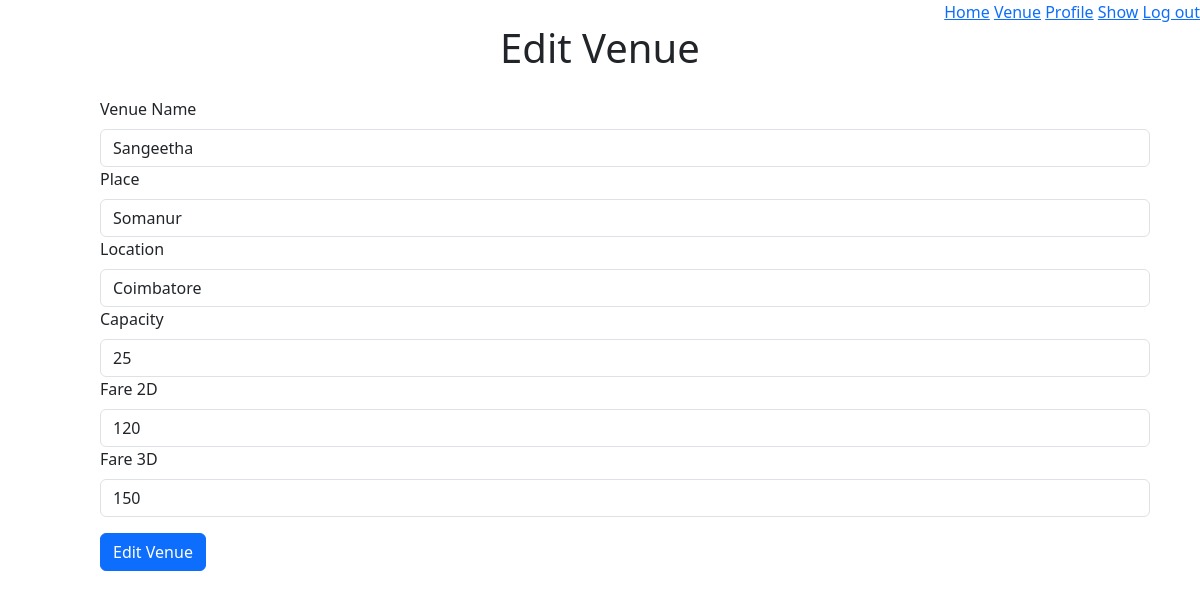
The app's page /admin/1/venue/1/edit, older data.
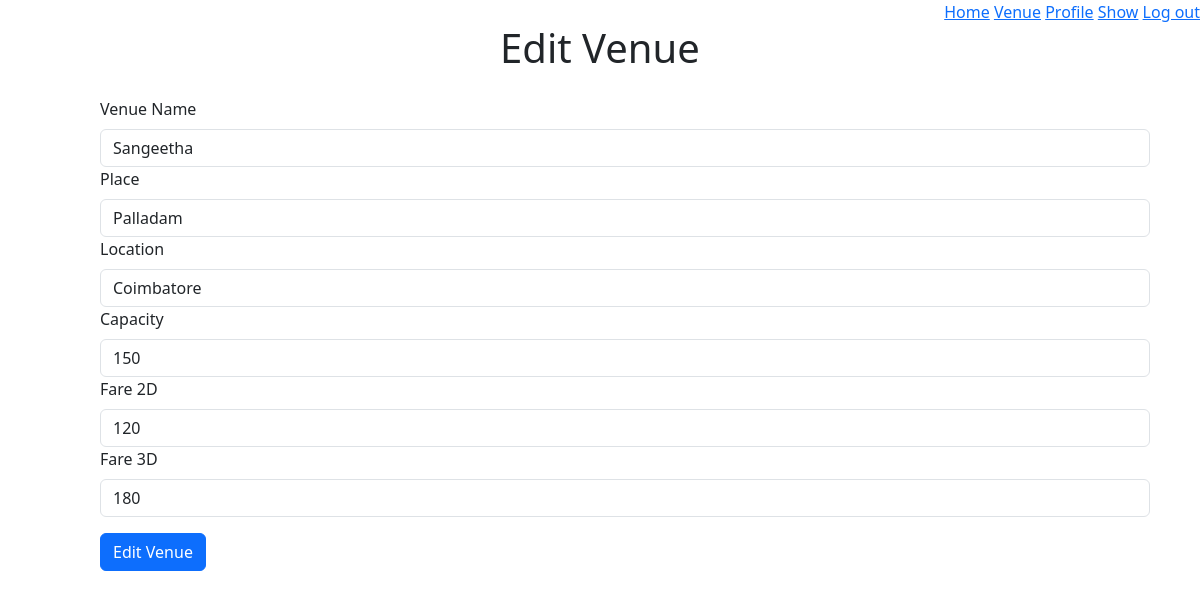
The same page, newer data.
### models/module.py (models this page shows)
class Venue(db.Model):
    venue_id = db.Column(db.Integer, autoincrement=True, primary_key=True)
    venue_name = db.Column(db.String(), nullable=False)
    place = db.Column(db.String(), nullable=False)
    location = db.Column(db.String())
    max_capacity = db.Column(db.Integer, nullable=False)
    fare2D = db.Column(db.Integer, nullable=False)
    fare3D = db.Column(db.Integer, nullable=False)
    venueShows = db.relationship("Show",
                                 backref="venues",
                                 secondary="show_venue")

### application/controllers/venueAdmin.py (the view, shortened to what this page needs)
@app.route("/admin/<int:a_id>/venue/<int:venueId>/edit",
           methods={"GET", "POST"})
def editVenue(a_id, venueId):
    currentVenue = Venue.query.get(venueId)
    return render_template("createVenue.html",
                           adminId=a_id,
                           venue=currentVenue)

### templates/createVenue.html (shortened to what this page needs)
<!DOCTYPE html>
<html>
<head>
    <link href="https://cdn.jsdelivr.net/npm/bootstrap@5.3.0-alpha1/dist/css/bootstrap.min.css" rel="stylesheet"
>
</head>
<body>
    <div style="text-align: right;">
        <a href="/admin/{{adminId}}/home">Home</a>
        <a href="/admin/{{adminId}}/venue">Venue</a>
        <a href="/admin/{{adminId}}/profile">Profile</a>
        <a href="/admin/{{adminId}}/show">Show</a>
        <a href="/admin/login">Log out</a>
    </div>
    {% if not venue.venue_name%}
    <h1 style="text-align:center">Create New Venue</h1>
    {%else%}
    <h1 style="text-align:center">Edit Venue</h1>
    {% endif%}
    <form method="POST" id="createvenue">
        <div class="mb-3">
            <label for="name" class="form-label">Venue Name</label>
            {% if error %}
            <input type="text" class="form-control" name="venue_name" value="" required>
            {%else%}
            <input type="text" class="form-control" name="venue_name" value="{{venue.venue_name}}" required>
            {% endif%}
            <label for="place" class="form-label">Place</label>
            <input type="text" class="form-control" name="place" value="{{venue.place}}">
            <label for="location" class="form-label">Location</label>
            <input type="text" class="form-control" name="location" value="{{venue.location}}">
            <label for="capacity" class="form-label">Capacity</label>
            <input type="number" class="form-control" name="max_capacity" value="{{venue.max_capacity}}" required>
            <label for="fare2D" class="form-label">Fare 2D</label>
            <input type="number" class="form-control" name="fare2D" value="{{venue.fare2D}}" required>
            <label for="fare3D" class="form-label">Fare 3D</label>
            <input type="number" class="form-control" name="fare3D" value="{{venue.fare3D}}" required>
        </div>
        {% if not venue.venue_name%}
        <button type="submit" class="btn btn-primary">Create New Venue</button>
        {%else%}
        <button type="submit" class="btn btn-primary">Edit Venue</button>
        {%endif%}
    </form>
</body>
</html>

Row changes from the older to the newer data that the page shows:
changed Venue "Sangeetha": place "Somanur" → "Palladam"; max_capacity "25" → "150"; fare3D "150" → "180"
